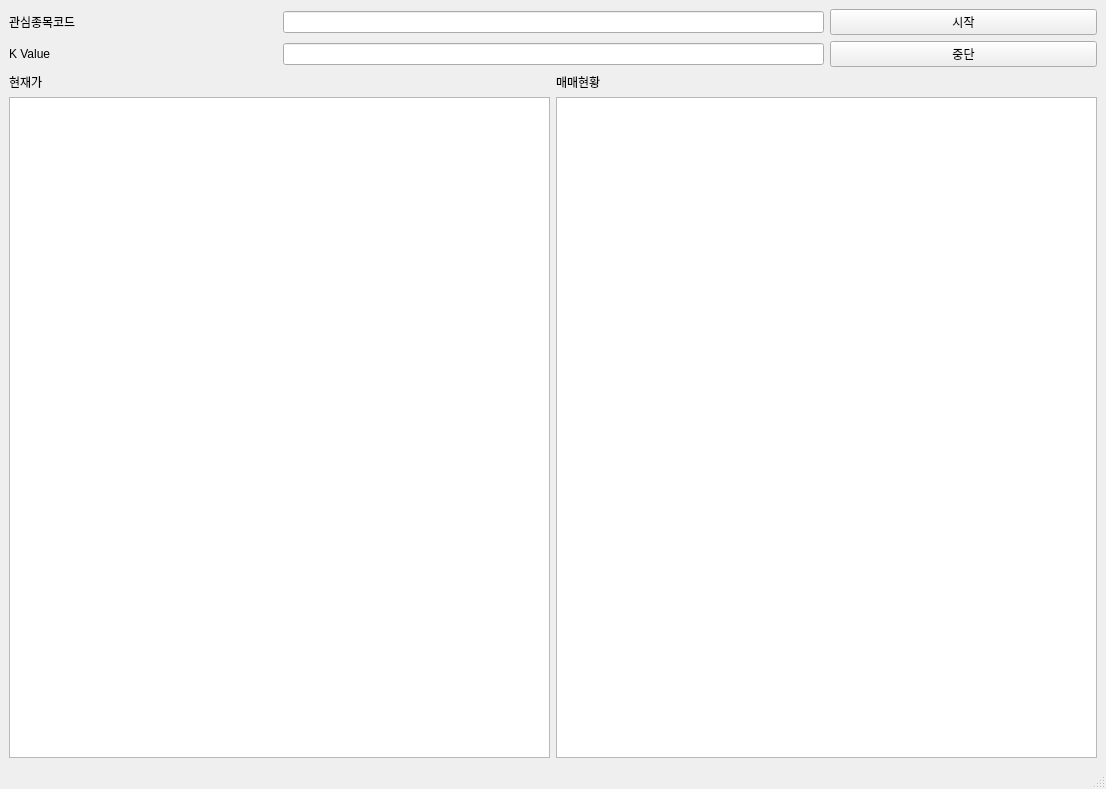
<?xml version="1.0" encoding="UTF-8"?>
<ui version="4.0">
 <class>MainWindow</class>
 <widget class="QMainWindow" name="MainWindow">
  <property name="geometry">
   <rect>
    <x>0</x>
    <y>0</y>
    <width>1106</width>
    <height>789</height>
   </rect>
  </property>
  <property name="windowTitle">
   <string>MainWindow</string>
  </property>
  <widget class="QWidget" name="centralwidget">
   <layout class="QGridLayout" name="gridLayout">
    <item row="0" column="0">
     <widget class="QLabel" name="label">
      <property name="text">
       <string>관심종목코드</string>
      </property>
     </widget>
    </item>
    <item row="0" column="1" colspan="2">
     <widget class="QLineEdit" name="code_list"/>
    </item>
    <item row="0" column="3">
     <widget class="QPushButton" name="button_start">
      <property name="text">
       <string>시작</string>
      </property>
     </widget>
    </item>
    <item row="1" column="0">
     <widget class="QLabel" name="label_2">
      <property name="text">
       <string>K Value</string>
      </property>
     </widget>
    </item>
    <item row="1" column="3">
     <widget class="QPushButton" name="button_stop">
      <property name="text">
       <string>중단</string>
      </property>
     </widget>
    </item>
    <item row="1" column="1" colspan="2">
     <widget class="QLineEdit" name="k_value"/>
    </item>
    <item row="2" column="2">
     <widget class="QLabel" name="label_4">
      <property name="text">
       <string>매매현황</string>
      </property>
     </widget>
    </item>
    <item row="2" column="0">
     <widget class="QLabel" name="label_3">
      <property name="text">
       <string>현재가</string>
      </property>
     </widget>
    </item>
    <item row="3" column="0" colspan="2">
     <widget class="QTextBrowser" name="textboard"/>
    </item>
    <item row="3" column="2" colspan="2">
     <widget class="QTextBrowser" name="buysell_log"/>
    </item>
   </layout>
  </widget>
  <widget class="QMenuBar" name="menubar">
   <property name="geometry">
    <rect>
     <x>0</x>
     <y>0</y>
     <width>1106</width>
     <height>21</height>
    </rect>
   </property>
  </widget>
  <widget class="QStatusBar" name="statusbar"/>
 </widget>
 <resources/>
 <connections/>
</ui>
